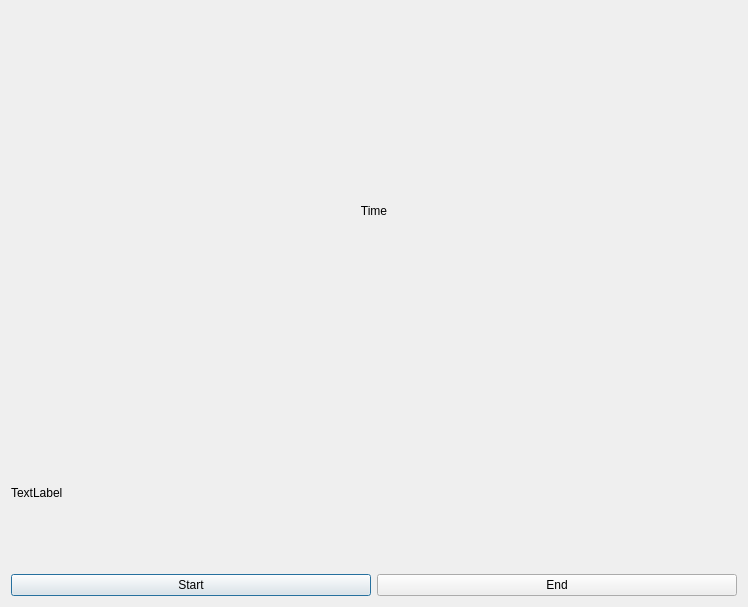
<?xml version="1.0" encoding="UTF-8"?>
<ui version="4.0">
 <class>Dialog</class>
 <widget class="QDialog" name="Dialog">
  <property name="geometry">
   <rect>
    <x>0</x>
    <y>0</y>
    <width>748</width>
    <height>607</height>
   </rect>
  </property>
  <property name="windowTitle">
   <string>Dialog</string>
  </property>
  <layout class="QVBoxLayout" name="verticalLayout_2">
   <item>
    <widget class="QLabel" name="label_1">
     <property name="minimumSize">
      <size>
       <width>0</width>
       <height>400</height>
      </size>
     </property>
     <property name="text">
      <string>Time</string>
     </property>
     <property name="textFormat">
      <enum>Qt::PlainText</enum>
     </property>
     <property name="alignment">
      <set>Qt::AlignCenter</set>
     </property>
    </widget>
   </item>
   <item>
    <widget class="QLabel" name="label_2">
     <property name="contextMenuPolicy">
      <enum>Qt::NoContextMenu</enum>
     </property>
     <property name="text">
      <string>TextLabel</string>
     </property>
    </widget>
   </item>
   <item>
    <layout class="QHBoxLayout" name="horizontalLayout">
     <item>
      <widget class="QPushButton" name="pushButton_1">
       <property name="text">
        <string>Start</string>
       </property>
      </widget>
     </item>
     <item>
      <widget class="QPushButton" name="pushButton_2">
       <property name="text">
        <string>End</string>
       </property>
      </widget>
     </item>
    </layout>
   </item>
  </layout>
 </widget>
 <resources/>
 <connections/>
 <slots>
  <slot>slot1()</slot>
 </slots>
</ui>
